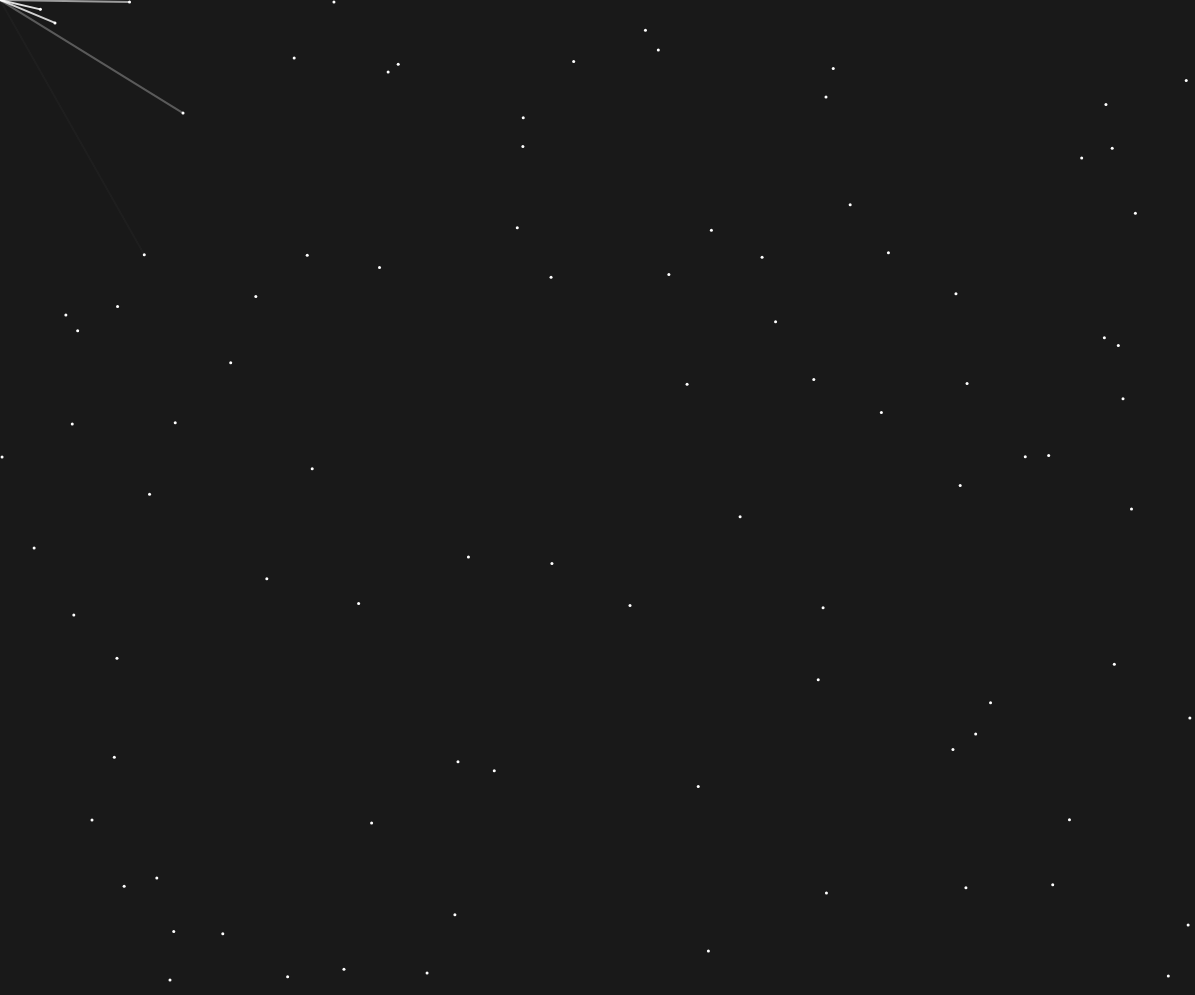
Frame 1 (no input)
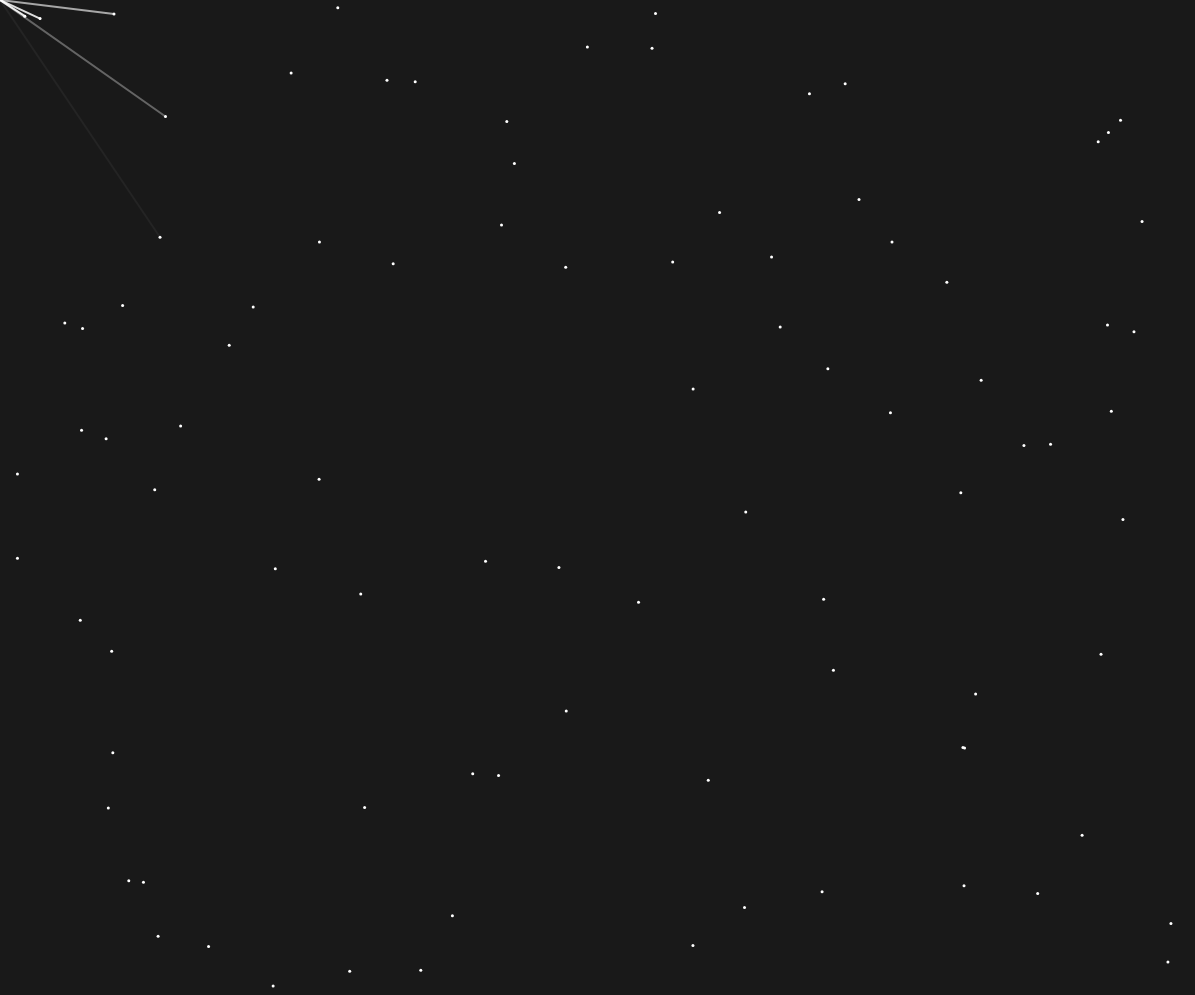
Frame 60 (no input)
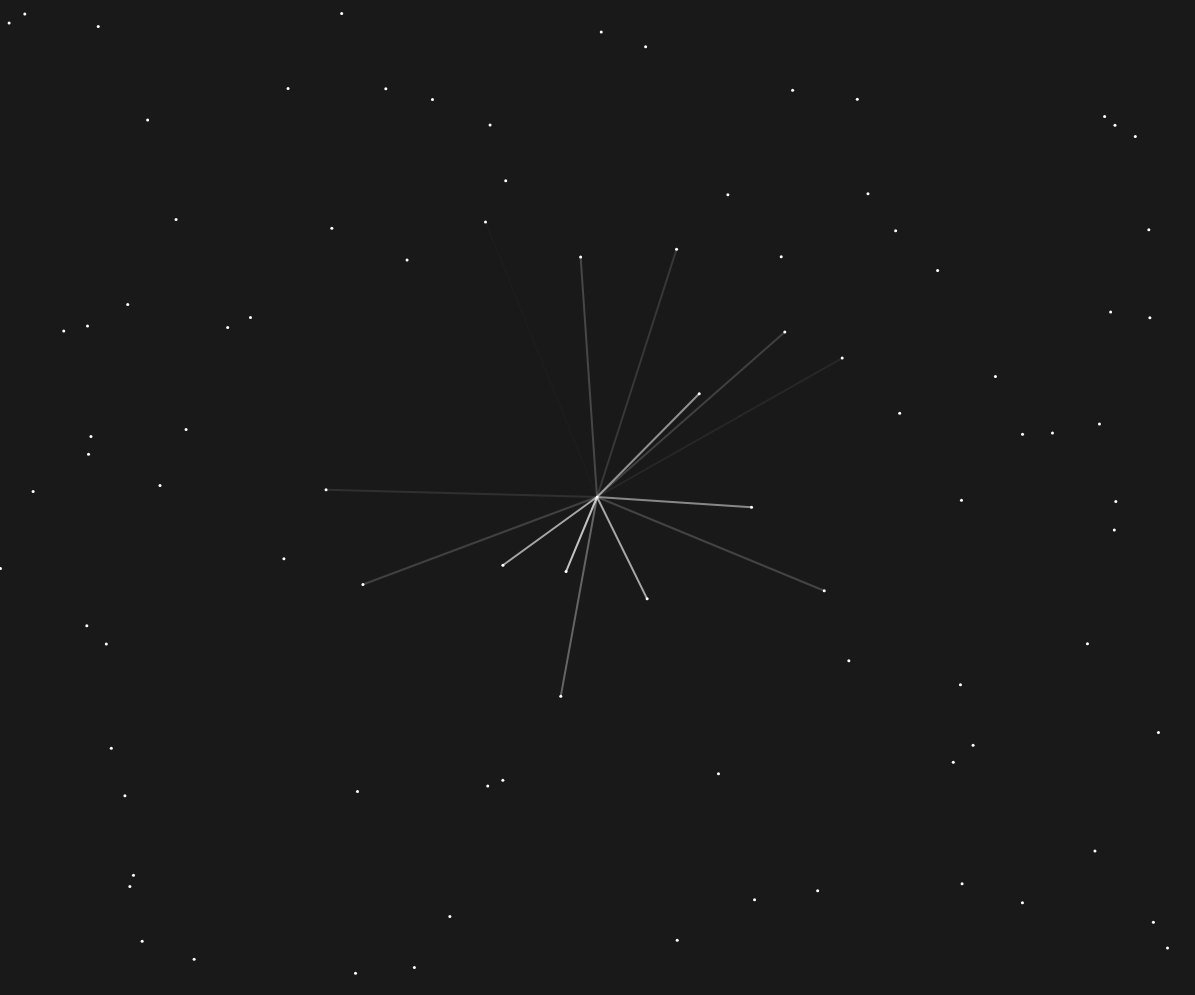
Frame 120 (the mouse pressed at the canvas centre since frame 60)

The p5.js sketch that drew these frames (run headless with seeded random() and noise() and a simulated clock; from frame 60 on, the mouse is pressed at the canvas centre):

// p5.js sketch
// ── sketch.js
let offset = 5
var maxDist = 300
let particleCount;
let particles = []


function setup() {
    mX = mouseX
    mY = mouseY
    createCanvas(windowWidth - offset, windowHeight - offset, P2D)
    particleCount = Math.round((width * height - offset^2)/13000)
    console.log(`${particleCount}`)
    for (let i = 0; i < particleCount; i++) {
        particles[i] = new Particle(random(0, width - offset), random(0, height - offset), random(-3, 3)/10, random(-3, 3)/10)
    }
}

function draw() {
    /* if(mX != mouseX || mY != mouseY){
        tempPart = new Particle(mouseX, mouseY, random(-3, 3)/10, random(-3, 3)/10)
        particles.push(tempPart)
        particleCount++
    }
    mX = mouseX
    mY = mouseY */
    background(25)
    for (let i = 0; i < particleCount; i++) {
        particles[i].move()
        particles[i].draw()
        particles[i].recycle(random(0, width - offset), random(0, height - offset), random(-3, 3)/10, random(-3, 3)/10)
        //particles[i].destroy(i)
        particles[i].line()
    }
}

class Particle {
    constructor(x, y, vx, vy) {
        this.x = x
        this.y = y
        this.vx = vx
        this.vy = vy
    }
    move() {
        this.x = this.x + this.vx
        this.y = this.y + this.vy
    }
    draw() {
        fill(255)
        noStroke()
        ellipse(this.x, this.y, 3, 3)
    }
    recycle(x, y, vx, vy) {
        if (this.x >= width - offset || this.y >= height - offset || this.x <= 0 || this.y <= 0) {
            this.x = x
            this.y = y
            this.vx = vx
            this.vy = vy
        }
    }
    line(){
        if(dist(this.x, this.y, mouseX, mouseY) <= maxDist){
            stroke(255, 255, 255, map(dist(this.x, this.y, mouseX, mouseY), 0, maxDist, 255, 0) )
            strokeWeight(2)
            line(this.x, this.y, mouseX, mouseY)
        }
    }
    destroy(i){
        if (this.x >= width - offset || this.y >= height - offset || this.x <= 0 || this.y <= 0) {
            particles.splice(i, 1)
            particleCount--
        }
    }
}
